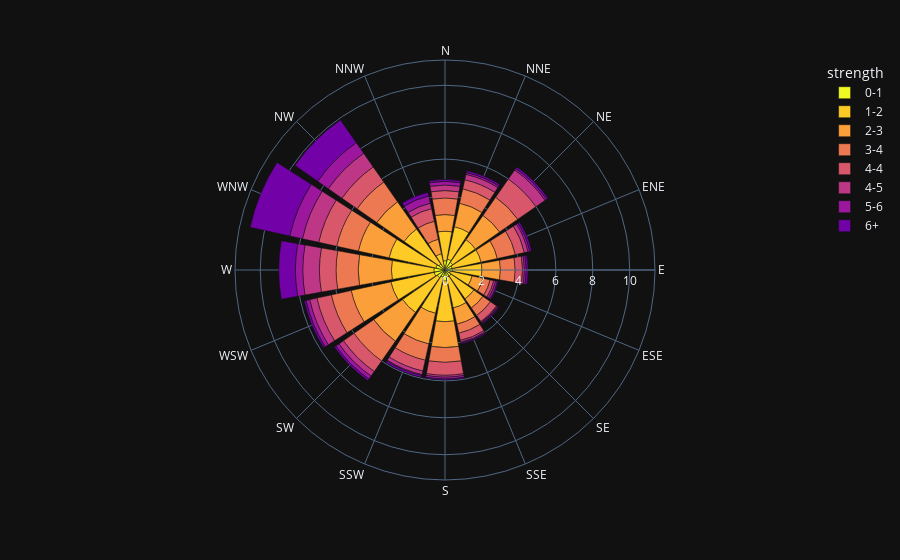

Notebook source saved alongside this figure:
### Code cell
import plotly.express as px
df = px.data.wind()
fig = px.bar_polar(df, r="frequency", theta="direction", color="strength", template="plotly_dark",
            color_discrete_sequence= px.colors.sequential.Plasma_r)
fig.show()

### Figure 1 — Plotly figure (JSON) as saved in the notebook; plotly's stock layout.template omitted (floating-point values rounded to 4 significant figures)
{"data": [{"hovertemplate": "strength=0-1<br>frequency=%{r}<br>direction=%{theta}<extra></extra>", "legendgroup": "0-1", "marker": {"color": "#f0f921"}, "name": "0-1", "r": [0.5, 0.6, 0.5, 0.4, 0.4, 0.3, 0.4, 0.4, 0.6, 0.4, 0.5, 0.6, 0.6, 0.5, 0.4, 0.1], "showlegend": true, "subplot": "polar", "theta": ["N", "NNE", "NE", "ENE", "E", "ESE", "SE", "SSE", "S", "SSW", "SW", "WSW", "W", "WNW", "NW", "NNW"], "type": "barpolar"}, {"hovertemplate": "strength=1-2<br>frequency=%{r}<br>direction=%{theta}<extra></extra>", "legendgroup": "1-2", "marker": {"color": "#fdca26"}, "name": "1-2", "r": [1.6, 1.8, 1.5, 1.6, 1.6, 1.2, 1.5, 1.7, 2.2, 2, 2.3, 2.4, 2.3, 2.6, 2.3, 0.8], "showlegend": true, "subplot": "polar", "theta": ["N", "NNE", "NE", "ENE", "E", "ESE", "SE", "SSE", "S", "SSW", "SW", "WSW", "W", "WNW", "NW", "NNW"], "type": "barpolar"}, {"hovertemplate": "strength=2-3<br>frequency=%{r}<br>direction=%{theta}<extra></extra>", "legendgroup": "2-3", "marker": {"color": "#fb9f3a"}, "name": "2-3", "r": [0.9, 1.3, 1.6, 0.9, 1, 0.6, 0.6, 0.9, 1.4, 1.7, 1.9, 2.2, 1.8, 1.7, 1.8, 0.8], "showlegend": true, "subplot": "polar", "theta": ["N", "NNE", "NE", "ENE", "E", "ESE", "SE", "SSE", "S", "SSW", "SW", "WSW", "W", "WNW", "NW", "NNW"], "type": "barpolar"}, {"hovertemplate": "strength=3-4<br>frequency=%{r}<br>direction=%{theta}<extra></extra>", "legendgroup": "3-4", "marker": {"color": "#ed7953"}, "name": "3-4", "r": [0.9, 0.8, 1.2, 1, 0.8, 0.4, 0.5, 0.5, 0.8, 0.9, 1.3, 1.1, 1.2, 1.2, 1.3, 1], "showlegend": true, "subplot": "polar", "theta": ["N", "NNE", "NE", "ENE", "E", "ESE", "SE", "SSE", "S", "SSW", "SW", "WSW", "W", "WNW", "NW", "NNW"], "type": "barpolar"}, {"hovertemplate": "strength=4-4<br>frequency=%{r}<br>direction=%{theta}<extra></extra>", "legendgroup": "4-4", "marker": {"color": "#d8576b"}, "name": "4-4", "r": [0.4, 0.5, 1.2, 0.5, 0.4, 0.2, 0.4, 0.4, 0.7, 0.6, 0.7, 0.8, 0.9, 1, 1, 0.7], "showlegend": true, "subplot": "polar", "theta": ["N", "NNE", "NE", "ENE", "E", "ESE", "SE", "SSE", "S", "SSW", "SW", "WSW", "W", "WNW", "NW", "NNW"], "type": "barpolar"}, {"hovertemplate": "strength=4-5<br>frequency=%{r}<br>direction=%{theta}<extra></extra>", "legendgroup": "4-5", "marker": {"color": "#bd3786"}, "name": "4-5", "r": [0.3, 0.3, 0.6, 0.2, 0.1, 0.1, 0.05, 0.1, 0.1, 0.2, 0.3, 0.4, 0.9, 0.9, 0.9, 0.3], "showlegend": true, "subplot": "polar", "theta": ["N", "NNE", "NE", "ENE", "E", "ESE", "SE", "SSE", "S", "SSW", "SW", "WSW", "W", "WNW", "NW", "NNW"], "type": "barpolar"}, {"hovertemplate": "strength=5-6<br>frequency=%{r}<br>direction=%{theta}<extra></extra>", "legendgroup": "5-6", "marker": {"color": "#9c179e"}, "name": "5-6", "r": [0.2, 0.1, 0.1, 0.1, 0.1, 0.1, 0.05, 0.05, 0.1, 0.05, 0.2, 0.2, 0.4, 0.7, 0.7, 0.4], "showlegend": true, "subplot": "polar", "theta": ["N", "NNE", "NE", "ENE", "E", "ESE", "SE", "SSE", "S", "SSW", "SW", "WSW", "W", "WNW", "NW", "NNW"], "type": "barpolar"}, {"hovertemplate": "strength=6+<br>frequency=%{r}<br>direction=%{theta}<extra></extra>", "legendgroup": "6+", "marker": {"color": "#7201a8"}, "name": "6+", "r": [0.1, 0.1, 0.1, 0.1, 0.1, 0.05, 0.05, 0.05, 0.05, 0.1, 0.1, 0.1, 0.9, 2.2, 1.5, 0.2], "showlegend": true, "subplot": "polar", "theta": ["N", "NNE", "NE", "ENE", "E", "ESE", "SE", "SSE", "S", "SSW", "SW", "WSW", "W", "WNW", "NW", "NNW"], "type": "barpolar"}], "layout": {"autosize": true, "barmode": "relative", "legend": {"title": {"text": "strength"}, "tracegroupgap": 0}, "margin": {"t": 60}, "polar": {"angularaxis": {"direction": "clockwise", "rotation": 90, "type": "category"}, "domain": {"x": [0, 1], "y": [0, 1]}, "radialaxis": {"autorange": true, "range": [0, 11.37], "type": "linear"}}}}
